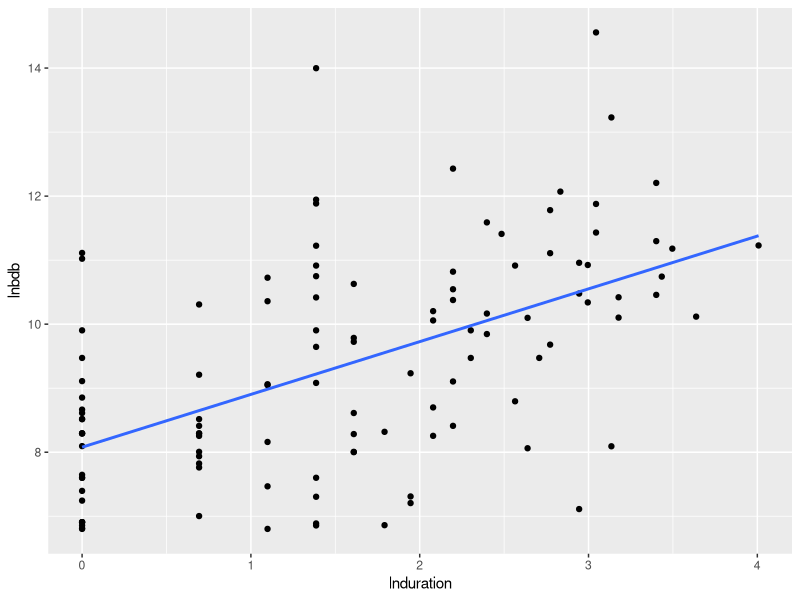
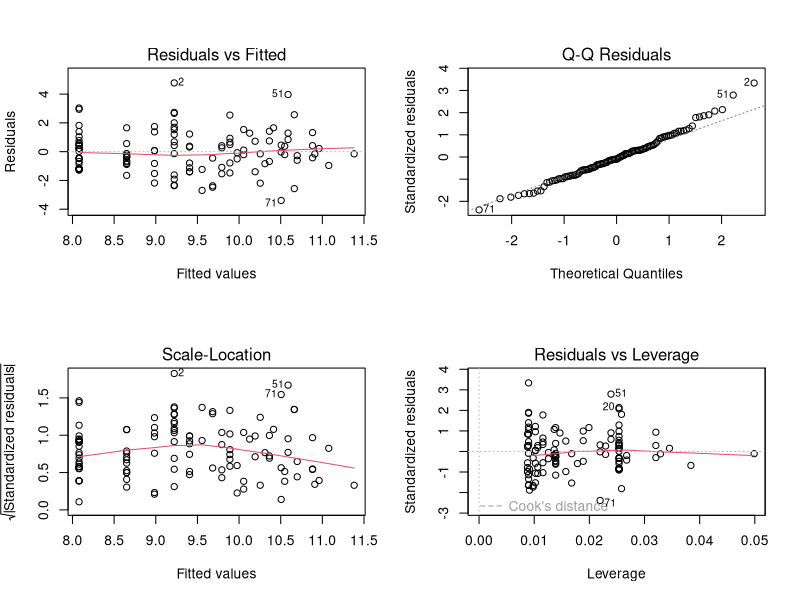
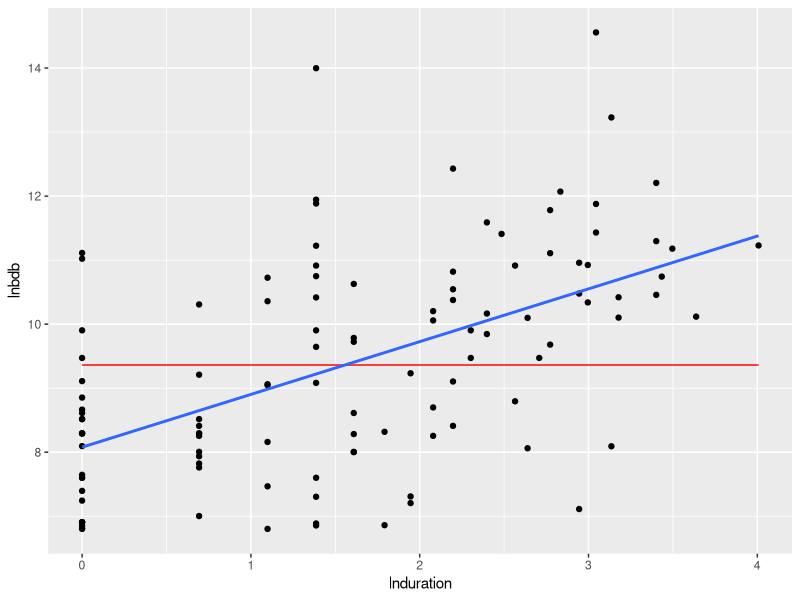

Write the R code that produced these figures, in order.
## ---- chunk 1
knitr::opts_knit$set(root.dir = "../")
library(ggplot2)
## ---- chunk 2
lacina <- read.csv("./data/lacina/lacina.csv", stringsAsFactors = FALSE)
ggplot(lacina, aes(lnduration, lnbdb)) +
  geom_point() +
  geom_smooth(method="lm", se=FALSE)
## ---- chunk 3
lacina_one <- lm(lnbdb ~ lnduration, data = lacina)
summary(lacina_one)
## ---- chunk 4
par(mfrow=c(2,2))
plot(lacina_one)
## ---- chunk 5
lacina <- read.csv("./data/lacina/lacina.csv", stringsAsFactors = FALSE)
ggplot(lacina, aes(lnduration, lnbdb)) +
  geom_point() +
  geom_line(aes(lnduration, mean(lnbdb)), colour = "red") +
  geom_smooth(method="lm", se=FALSE)
## ---- chunk 6
sum((fitted(lacina_one) - mean(lacina$lnbdb))^2) / 
  sum((lacina$lnbdb - mean(lacina$lnbdb))^2)
## ---- chunk 7
summary(lacina_one)$r.squared
## ---- chunk 8
model1 <- lm(lnbdb ~ lnduration + lnpop + lnmilqual + 
               lngdp + cw + lnmountain + 
               democ + ethnicpolar + relpolar,
             data = lacina)
summary(model1)
